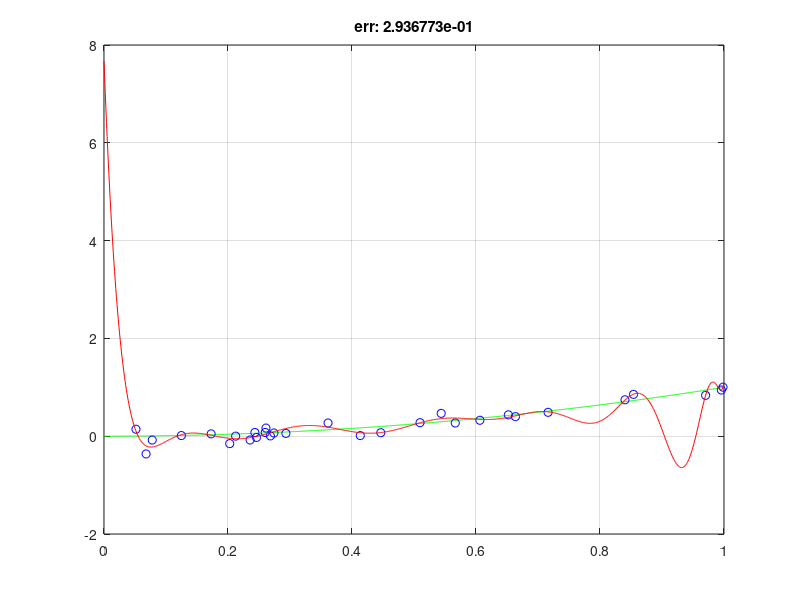

This figure's MATLAB source:
clear;
close all;
clc;

%%
% Regreassione di una funzione nel caso monodimensionale
% 
% y = x^2 \x in [0,1]

m = 1000; % Numero di punti sull'asse delle x
n = 30; % Numero di campioni usato

sigma = 0.1; % Varianza del rumore

% Operatore . point wise -> esegue l'operazione per ogni elemento della
% matrice
XT = linspace(0,1,m)'; % XT -> x test : disposizione lineare sull'asse delle x
YT = XT.^2; % YT -> y test : vero valore di y

X = rand(n,1); % Gli n punti sull'asse x dove ho il campione
Y = X.^2 + sigma*randn(n,1); % Gli n campioni con sommato rumore gaussiano

figure, grid on, box on, hold on;
plot(XT,YT,'g'); % Disegno la vera funzione in verde
plot(X,Y,'ob'); % Disegno i campioni come punti

%%

% Costruisco il polinomio regressore

p = 30; % Grado della funzione regressore usata per la stima

A = [];
for i = 0:p
    A = [A, X.^i];
end
c = (A'*A)\(A'*Y);

A = [];
for i = 0:p
    A = [A, XT.^i];
end

% Stimo la funzione
YP = A*c; % YP -> y predicted


err = mean(abs(YT - YP));

plot(XT, YP, 'r'); % Disegno YP in rosso

title(sprintf('err: %e', err))






